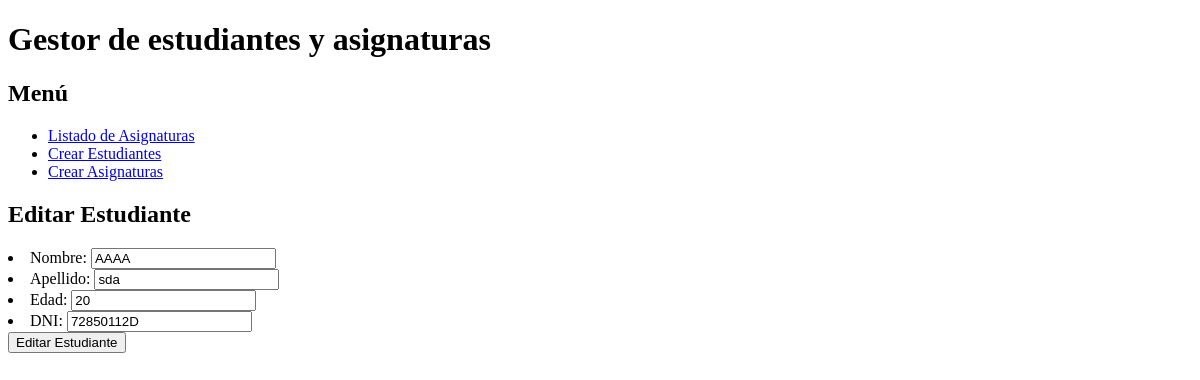
The app's page /appinstitutoDjango/estudiante/update/72850112D, older data.
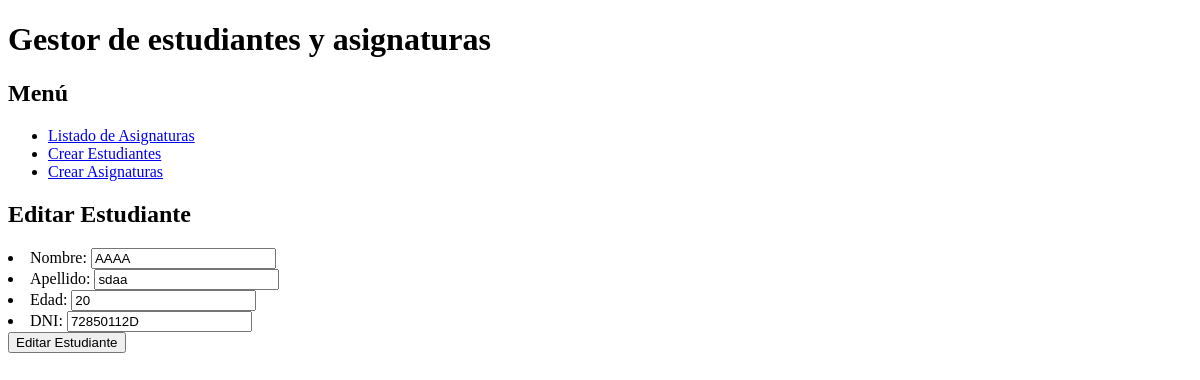
The same page, newer data.
### appinstitutoDjango/models.py (models this page shows, shortened)
class Estudiante(models.Model):
    nombre = models.CharField(max_length=50)
    apellido = models.CharField(max_length=50)
    edad = models.IntegerField()
    DNI = models.CharField(max_length=50, primary_key=True)
    class Meta:
        verbose_name = 'Estudiante'
        verbose_name_plural = 'Estudiantes'
        ordering = ['DNI']

### appinstitutoDjango/views.py (the view, shortened to what this page needs)
# urls.py: path('estudiante/update/<str:pk>', EstudianteUpdateView.as_view(), name='editar_estudiante'),
class EstudianteUpdateView(UpdateView):
    model = Estudiante
    def get(self, request, pk):
        estudiante = Estudiante.objects.get(pk=pk)
        formulario = EstudianteForm(instance=estudiante)
        context = {
            'formulario': formulario,
            'estudiante': estudiante
        }
        return render(request, 'appinstitutoDjango/estudiante_update.html', context)

### appinstitutoDjango/forms.py
class EstudianteForm(forms.ModelForm):
    class Meta:
        model = Estudiante
        fields = '__all__'

### templates/appinstitutoDjango/estudiante_update.html (shortened to what this page needs)
{% extends 'base.html' %}
{% block contenido %}
    <h2>Editar Estudiante</h2>
    <form action="{% url 'editar_estudiante' estudiante.DNI %}" method="post">
        {{ formulario.as_ul }}
        <input type="submit" value="Editar Estudiante"/>
    </form>
{% endblock %}

Row changes from the older to the newer data that the page shows:
changed Estudiante "AAAA": apellido "sda" → "sdaa"
